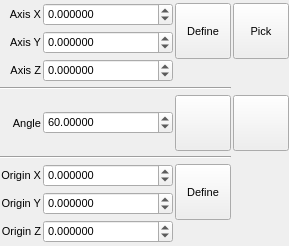
<?xml version="1.0" encoding="UTF-8"?>
<ui version="4.0">
 <class>TransformRotatePopup</class>
 <widget class="QWidget" name="TransformRotatePopup">
  <property name="geometry">
   <rect>
    <x>0</x>
    <y>0</y>
    <width>289</width>
    <height>246</height>
   </rect>
  </property>
  <property name="sizePolicy">
   <sizepolicy hsizetype="Minimum" vsizetype="Minimum">
    <horstretch>0</horstretch>
    <verstretch>0</verstretch>
   </sizepolicy>
  </property>
  <property name="font">
   <font>
    <pointsize>8</pointsize>
   </font>
  </property>
  <property name="windowTitle">
   <string>Transform Rotate Popup</string>
  </property>
  <layout class="QGridLayout" name="gridLayout">
   <property name="margin">
    <number>0</number>
   </property>
   <property name="spacing">
    <number>2</number>
   </property>
   <item row="4" column="1">
    <widget class="QDoubleSpinBox" name="AngleSpin">
     <property name="sizePolicy">
      <sizepolicy hsizetype="Expanding" vsizetype="Fixed">
       <horstretch>0</horstretch>
       <verstretch>0</verstretch>
      </sizepolicy>
     </property>
     <property name="suffix">
      <string/>
     </property>
     <property name="decimals">
      <number>5</number>
     </property>
     <property name="minimum">
      <double>0.000000000000000</double>
     </property>
     <property name="maximum">
      <double>360.000000000000000</double>
     </property>
     <property name="value">
      <double>60.000000000000000</double>
     </property>
    </widget>
   </item>
   <item row="2" column="1">
    <widget class="TExponentialSpin" name="AxisZSpin">
     <property name="sizePolicy">
      <sizepolicy hsizetype="Expanding" vsizetype="Fixed">
       <horstretch>0</horstretch>
       <verstretch>0</verstretch>
      </sizepolicy>
     </property>
     <property name="decimals">
      <number>6</number>
     </property>
     <property name="minimum">
      <double>-1000000.000000000000000</double>
     </property>
     <property name="maximum">
      <double>1000000.000000000000000</double>
     </property>
    </widget>
   </item>
   <item row="3" column="0" colspan="3">
    <widget class="Line" name="line">
     <property name="orientation">
      <enum>Qt::Horizontal</enum>
     </property>
    </widget>
   </item>
   <item row="0" column="1">
    <widget class="TExponentialSpin" name="AxisXSpin">
     <property name="sizePolicy">
      <sizepolicy hsizetype="Expanding" vsizetype="Fixed">
       <horstretch>0</horstretch>
       <verstretch>0</verstretch>
      </sizepolicy>
     </property>
     <property name="decimals">
      <number>6</number>
     </property>
     <property name="minimum">
      <double>-100000.000000000000000</double>
     </property>
     <property name="maximum">
      <double>1000000.000000000000000</double>
     </property>
    </widget>
   </item>
   <item row="0" column="0">
    <widget class="QLabel" name="label_43">
     <property name="sizePolicy">
      <sizepolicy hsizetype="Minimum" vsizetype="Preferred">
       <horstretch>0</horstretch>
       <verstretch>0</verstretch>
      </sizepolicy>
     </property>
     <property name="text">
      <string>Axis X</string>
     </property>
     <property name="alignment">
      <set>Qt::AlignRight|Qt::AlignTrailing|Qt::AlignVCenter</set>
     </property>
    </widget>
   </item>
   <item row="6" column="2" rowspan="3">
    <layout class="QVBoxLayout" name="verticalLayout_2">
     <item>
      <widget class="QToolButton" name="DefineOriginButton">
       <property name="minimumSize">
        <size>
         <width>56</width>
         <height>56</height>
        </size>
       </property>
       <property name="maximumSize">
        <size>
         <width>56</width>
         <height>56</height>
        </size>
       </property>
       <property name="toolTip">
        <string>Define from current selection</string>
       </property>
       <property name="text">
        <string>Define</string>
       </property>
       <property name="icon">
        <iconset resource="icons.qrc">
         <normaloff>:/basic/icons/basic_define.svg</normaloff>:/basic/icons/basic_define.svg</iconset>
       </property>
       <property name="iconSize">
        <size>
         <width>30</width>
         <height>30</height>
        </size>
       </property>
       <property name="checkable">
        <bool>false</bool>
       </property>
       <property name="autoExclusive">
        <bool>false</bool>
       </property>
       <property name="toolButtonStyle">
        <enum>Qt::ToolButtonTextUnderIcon</enum>
       </property>
       <property name="autoRaise">
        <bool>false</bool>
       </property>
      </widget>
     </item>
     <item>
      <spacer name="verticalSpacer_2">
       <property name="orientation">
        <enum>Qt::Vertical</enum>
       </property>
       <property name="sizeHint" stdset="0">
        <size>
         <width>20</width>
         <height>40</height>
        </size>
       </property>
      </spacer>
     </item>
    </layout>
   </item>
   <item row="7" column="0">
    <widget class="QLabel" name="label_40">
     <property name="sizePolicy">
      <sizepolicy hsizetype="Minimum" vsizetype="Preferred">
       <horstretch>0</horstretch>
       <verstretch>0</verstretch>
      </sizepolicy>
     </property>
     <property name="text">
      <string>Origin Y</string>
     </property>
     <property name="alignment">
      <set>Qt::AlignRight|Qt::AlignTrailing|Qt::AlignVCenter</set>
     </property>
    </widget>
   </item>
   <item row="2" column="0">
    <widget class="QLabel" name="label_45">
     <property name="sizePolicy">
      <sizepolicy hsizetype="Minimum" vsizetype="Preferred">
       <horstretch>0</horstretch>
       <verstretch>0</verstretch>
      </sizepolicy>
     </property>
     <property name="text">
      <string>Axis Z</string>
     </property>
     <property name="alignment">
      <set>Qt::AlignRight|Qt::AlignTrailing|Qt::AlignVCenter</set>
     </property>
    </widget>
   </item>
   <item row="6" column="1">
    <widget class="TExponentialSpin" name="OriginXSpin">
     <property name="sizePolicy">
      <sizepolicy hsizetype="Expanding" vsizetype="Fixed">
       <horstretch>0</horstretch>
       <verstretch>0</verstretch>
      </sizepolicy>
     </property>
     <property name="decimals">
      <number>6</number>
     </property>
     <property name="minimum">
      <double>-100000.000000000000000</double>
     </property>
     <property name="maximum">
      <double>1000000.000000000000000</double>
     </property>
    </widget>
   </item>
   <item row="5" column="0" colspan="3">
    <widget class="Line" name="line_2">
     <property name="orientation">
      <enum>Qt::Horizontal</enum>
     </property>
    </widget>
   </item>
   <item row="1" column="1">
    <widget class="TExponentialSpin" name="AxisYSpin">
     <property name="sizePolicy">
      <sizepolicy hsizetype="Expanding" vsizetype="Fixed">
       <horstretch>0</horstretch>
       <verstretch>0</verstretch>
      </sizepolicy>
     </property>
     <property name="decimals">
      <number>6</number>
     </property>
     <property name="minimum">
      <double>-1000000.000000000000000</double>
     </property>
     <property name="maximum">
      <double>1000000.000000000000000</double>
     </property>
    </widget>
   </item>
   <item row="1" column="0">
    <widget class="QLabel" name="label_44">
     <property name="sizePolicy">
      <sizepolicy hsizetype="Minimum" vsizetype="Preferred">
       <horstretch>0</horstretch>
       <verstretch>0</verstretch>
      </sizepolicy>
     </property>
     <property name="text">
      <string>Axis Y</string>
     </property>
     <property name="alignment">
      <set>Qt::AlignRight|Qt::AlignTrailing|Qt::AlignVCenter</set>
     </property>
    </widget>
   </item>
   <item row="8" column="0">
    <widget class="QLabel" name="label_41">
     <property name="sizePolicy">
      <sizepolicy hsizetype="Minimum" vsizetype="Preferred">
       <horstretch>0</horstretch>
       <verstretch>0</verstretch>
      </sizepolicy>
     </property>
     <property name="text">
      <string>Origin Z</string>
     </property>
     <property name="alignment">
      <set>Qt::AlignRight|Qt::AlignTrailing|Qt::AlignVCenter</set>
     </property>
    </widget>
   </item>
   <item row="4" column="2">
    <widget class="QToolButton" name="RotateAnticlockwiseButton">
     <property name="minimumSize">
      <size>
       <width>56</width>
       <height>56</height>
      </size>
     </property>
     <property name="maximumSize">
      <size>
       <width>56</width>
       <height>56</height>
      </size>
     </property>
     <property name="toolTip">
      <string>Define from current selection</string>
     </property>
     <property name="text">
      <string/>
     </property>
     <property name="icon">
      <iconset resource="icons.qrc">
       <normaloff>:/arrows/icons/arrow_anticlockwise.svg</normaloff>:/arrows/icons/arrow_anticlockwise.svg</iconset>
     </property>
     <property name="iconSize">
      <size>
       <width>30</width>
       <height>30</height>
      </size>
     </property>
     <property name="checkable">
      <bool>false</bool>
     </property>
     <property name="autoExclusive">
      <bool>false</bool>
     </property>
     <property name="toolButtonStyle">
      <enum>Qt::ToolButtonTextUnderIcon</enum>
     </property>
     <property name="autoRaise">
      <bool>false</bool>
     </property>
    </widget>
   </item>
   <item row="6" column="0">
    <widget class="QLabel" name="label_42">
     <property name="sizePolicy">
      <sizepolicy hsizetype="Minimum" vsizetype="Preferred">
       <horstretch>0</horstretch>
       <verstretch>0</verstretch>
      </sizepolicy>
     </property>
     <property name="text">
      <string>Origin X</string>
     </property>
     <property name="alignment">
      <set>Qt::AlignRight|Qt::AlignTrailing|Qt::AlignVCenter</set>
     </property>
    </widget>
   </item>
   <item row="8" column="1">
    <widget class="TExponentialSpin" name="OriginZSpin">
     <property name="sizePolicy">
      <sizepolicy hsizetype="Expanding" vsizetype="Fixed">
       <horstretch>0</horstretch>
       <verstretch>0</verstretch>
      </sizepolicy>
     </property>
     <property name="decimals">
      <number>6</number>
     </property>
     <property name="minimum">
      <double>-1000000.000000000000000</double>
     </property>
     <property name="maximum">
      <double>1000000.000000000000000</double>
     </property>
    </widget>
   </item>
   <item row="7" column="1">
    <widget class="TExponentialSpin" name="OriginYSpin">
     <property name="sizePolicy">
      <sizepolicy hsizetype="Expanding" vsizetype="Fixed">
       <horstretch>0</horstretch>
       <verstretch>0</verstretch>
      </sizepolicy>
     </property>
     <property name="decimals">
      <number>6</number>
     </property>
     <property name="minimum">
      <double>-1000000.000000000000000</double>
     </property>
     <property name="maximum">
      <double>1000000.000000000000000</double>
     </property>
    </widget>
   </item>
   <item row="4" column="0">
    <widget class="QLabel" name="label_8">
     <property name="sizePolicy">
      <sizepolicy hsizetype="Minimum" vsizetype="Preferred">
       <horstretch>0</horstretch>
       <verstretch>0</verstretch>
      </sizepolicy>
     </property>
     <property name="text">
      <string>Angle</string>
     </property>
     <property name="alignment">
      <set>Qt::AlignRight|Qt::AlignTrailing|Qt::AlignVCenter</set>
     </property>
    </widget>
   </item>
   <item row="4" column="3">
    <widget class="QToolButton" name="RotateClockwiseButton">
     <property name="minimumSize">
      <size>
       <width>56</width>
       <height>56</height>
      </size>
     </property>
     <property name="maximumSize">
      <size>
       <width>56</width>
       <height>56</height>
      </size>
     </property>
     <property name="toolTip">
      <string>Define from current selection</string>
     </property>
     <property name="text">
      <string/>
     </property>
     <property name="icon">
      <iconset resource="icons.qrc">
       <normaloff>:/arrows/icons/arrow_clockwise.svg</normaloff>:/arrows/icons/arrow_clockwise.svg</iconset>
     </property>
     <property name="iconSize">
      <size>
       <width>30</width>
       <height>30</height>
      </size>
     </property>
     <property name="checkable">
      <bool>false</bool>
     </property>
     <property name="autoExclusive">
      <bool>false</bool>
     </property>
     <property name="toolButtonStyle">
      <enum>Qt::ToolButtonTextUnderIcon</enum>
     </property>
     <property name="autoRaise">
      <bool>false</bool>
     </property>
    </widget>
   </item>
   <item row="0" column="3" rowspan="3">
    <layout class="QVBoxLayout" name="verticalLayout_3">
     <item>
      <widget class="QToolButton" name="PickAxisButton">
       <property name="minimumSize">
        <size>
         <width>56</width>
         <height>56</height>
        </size>
       </property>
       <property name="maximumSize">
        <size>
         <width>56</width>
         <height>56</height>
        </size>
       </property>
       <property name="toolTip">
        <string>Define from current selection</string>
       </property>
       <property name="text">
        <string>Pick</string>
       </property>
       <property name="icon">
        <iconset resource="icons.qrc">
         <normaloff>:/basic/icons/basic_define.svg</normaloff>:/basic/icons/basic_define.svg</iconset>
       </property>
       <property name="iconSize">
        <size>
         <width>30</width>
         <height>30</height>
        </size>
       </property>
       <property name="checkable">
        <bool>false</bool>
       </property>
       <property name="autoExclusive">
        <bool>false</bool>
       </property>
       <property name="toolButtonStyle">
        <enum>Qt::ToolButtonTextUnderIcon</enum>
       </property>
       <property name="autoRaise">
        <bool>false</bool>
       </property>
      </widget>
     </item>
     <item>
      <spacer name="verticalSpacer_3">
       <property name="orientation">
        <enum>Qt::Vertical</enum>
       </property>
       <property name="sizeHint" stdset="0">
        <size>
         <width>53</width>
         <height>25</height>
        </size>
       </property>
      </spacer>
     </item>
    </layout>
   </item>
   <item row="0" column="2" rowspan="3">
    <layout class="QVBoxLayout" name="verticalLayout">
     <item>
      <widget class="QToolButton" name="DefineAxisButton">
       <property name="minimumSize">
        <size>
         <width>56</width>
         <height>56</height>
        </size>
       </property>
       <property name="maximumSize">
        <size>
         <width>56</width>
         <height>56</height>
        </size>
       </property>
       <property name="toolTip">
        <string>Define from current selection</string>
       </property>
       <property name="text">
        <string>Define</string>
       </property>
       <property name="icon">
        <iconset resource="icons.qrc">
         <normaloff>:/basic/icons/basic_define.svg</normaloff>:/basic/icons/basic_define.svg</iconset>
       </property>
       <property name="iconSize">
        <size>
         <width>30</width>
         <height>30</height>
        </size>
       </property>
       <property name="checkable">
        <bool>false</bool>
       </property>
       <property name="autoExclusive">
        <bool>false</bool>
       </property>
       <property name="toolButtonStyle">
        <enum>Qt::ToolButtonTextUnderIcon</enum>
       </property>
       <property name="autoRaise">
        <bool>false</bool>
       </property>
      </widget>
     </item>
     <item>
      <spacer name="verticalSpacer">
       <property name="orientation">
        <enum>Qt::Vertical</enum>
       </property>
       <property name="sizeHint" stdset="0">
        <size>
         <width>20</width>
         <height>40</height>
        </size>
       </property>
      </spacer>
     </item>
    </layout>
   </item>
  </layout>
 </widget>
 <customwidgets>
  <customwidget>
   <class>TExponentialSpin</class>
   <extends>QDoubleSpinBox</extends>
   <header>gui/texponentialspin.hui</header>
  </customwidget>
 </customwidgets>
 <tabstops>
  <tabstop>AxisXSpin</tabstop>
  <tabstop>AxisYSpin</tabstop>
  <tabstop>AxisZSpin</tabstop>
  <tabstop>DefineAxisButton</tabstop>
  <tabstop>PickAxisButton</tabstop>
  <tabstop>AngleSpin</tabstop>
  <tabstop>RotateAnticlockwiseButton</tabstop>
  <tabstop>RotateClockwiseButton</tabstop>
  <tabstop>OriginXSpin</tabstop>
  <tabstop>OriginYSpin</tabstop>
  <tabstop>OriginZSpin</tabstop>
  <tabstop>DefineOriginButton</tabstop>
 </tabstops>
 <resources>
  <include location="icons.qrc"/>
 </resources>
 <connections/>
</ui>
